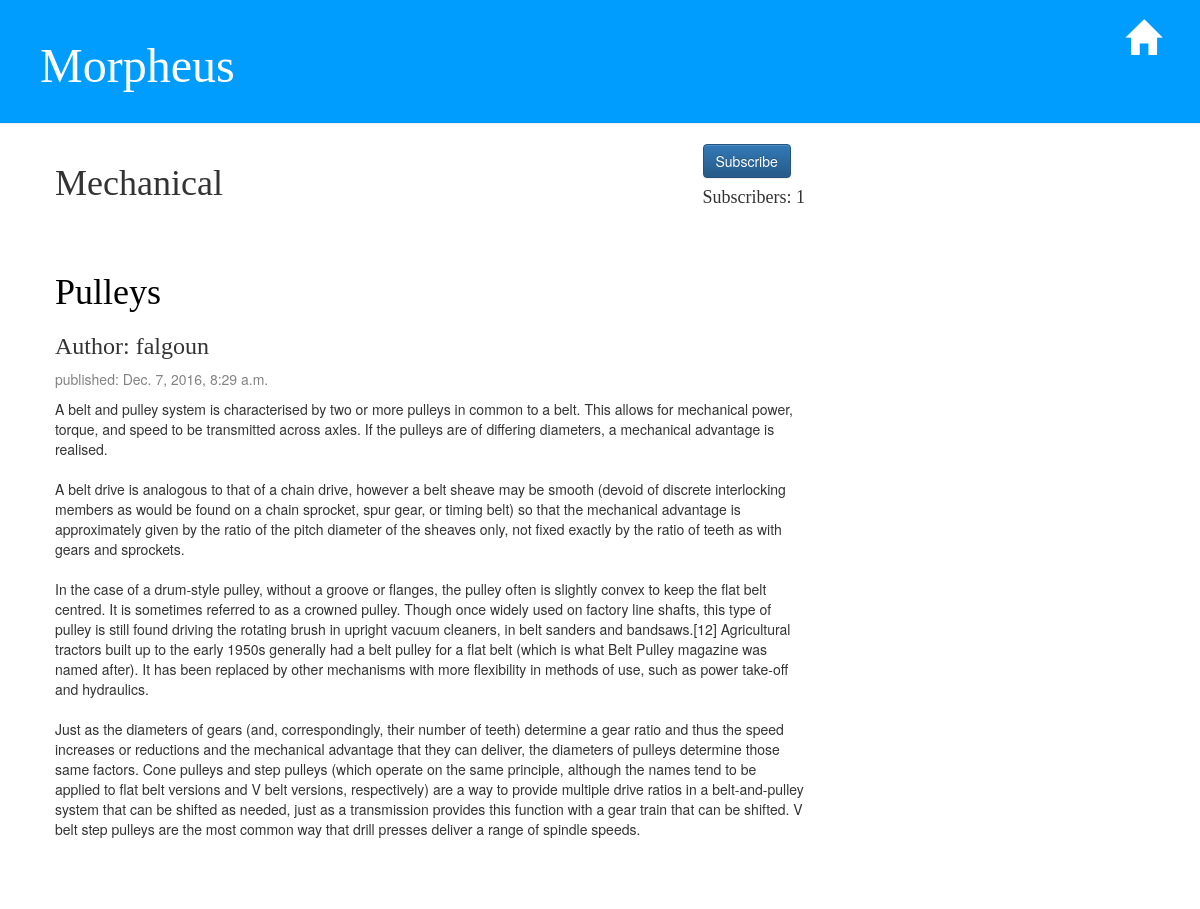
Page /topic/Mechanical/ on the committed database.
### blog/models.py (models this page shows, shortened)
class Post(models.Model):
    author = models.ForeignKey('auth.User')
    title = models.CharField(max_length=200)
    text = models.TextField()
    created_date = models.DateTimeField(
            default=timezone.now)
    published_date = models.DateTimeField(
            blank=True, null=True)
    post_topic = models.ForeignKey('Topic', on_delete = models.CASCADE)

### blog/views.py (the view)
# urls.py: url(r'^topic/(?P<topic_pk>\w+?)/$', views.topic, name = 'topic'),
def topic(request, topic_pk):
    topic_posts = Post.objects.filter(post_topic__topic_title=topic_pk)
    title = topic_pk
    subs = get_object_or_404(Topic, topic_title=topic_pk)
    subno = subs.number_followers
    return render(request, 'blog/topic.html', {'topic_posts': topic_posts, 'title': title, 'subno': subno})

### blog/templates/blog/topic.html (shortened to what this page needs)
{%extends 'blog/base.html'%}
{% block content %}
   <div class="pull-right">
        <a href="{% url 'subscribe' sub_pk=title %}"><button type = "button" class = "btn btn-primary">Subscribe</button></a>
            <h4> Subscribers: {{ subno }}</h4>
    </div>
    <h1>{{ title }}</h1>
    {% for post in topic_posts %}
        <div class="post">
            <h1><a href="{% url 'post_detail' pk=post.pk %}">{{ post.title }}</a></h1>
            <h3>Author: {{ post.author }}</h3>
            <div class="date">
                <p>published: {{ post.published_date }}</p>
            </div>
            <p>{{ post.text|linebreaksbr }}</p>
        </div>
    {% endfor %}
{% endblock %}

### blog/static/css/blog.css (style rules this page uses)
h1, h2, h3, h4 { font-family: 'Georgia', serif; }
.date { color: #828282; }
.post { margin-bottom: 70px; }
.post h1 a, .post h1 a:visited { color: #000000; }

### rows in the picture
Post: title "Pulleys", author "falgoun", published_date "Dec. 7, 2016, 8:29 a.m.", text "A belt and pulley system is characterised by two or more pulleys in common to a belt. This allows for mechanical power, torque, and speed to be transmitted across axles. If the pulleys are of differing diameters, a mechanical advantage is realised. A belt drive is analogous to that of a chain drive, however a belt sheave may be smooth (devoid of discrete interlocking members as would be found on a chain sprocket, spur gear, or timing belt) so that the mechanical advantage is approximately given by the ratio of the pitch diameter of the sheaves only, not fixed exactly by the ratio of teeth as with gears and sprockets. In the case of a drum-style pulley, without a groove or flanges, the…"

### other values in the picture
{{ subno }} "1"
{{ title }} "Mechanical"
